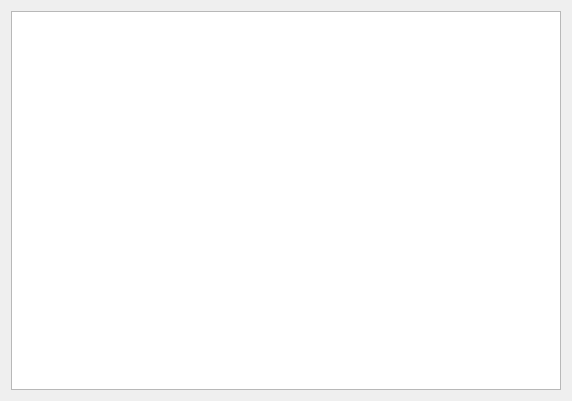
<?xml version="1.0" encoding="UTF-8"?>
<ui version="4.0">
 <class>Form</class>
 <widget class="QWidget" name="Form">
  <property name="geometry">
   <rect>
    <x>0</x>
    <y>0</y>
    <width>572</width>
    <height>401</height>
   </rect>
  </property>
  <property name="windowTitle">
   <string>Form</string>
  </property>
  <layout class="QVBoxLayout" name="verticalLayout">
   <item>
    <widget class="QListWidget" name="listWidget"/>
   </item>
  </layout>
 </widget>
 <resources/>
 <connections/>
</ui>
